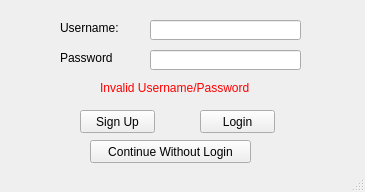
<?xml version="1.0" encoding="UTF-8"?>
<ui version="4.0">
 <class>LoginWindowClass</class>
 <widget class="QMainWindow" name="LoginWindowClass">
  <property name="geometry">
   <rect>
    <x>0</x>
    <y>0</y>
    <width>365</width>
    <height>192</height>
   </rect>
  </property>
  <property name="windowTitle">
   <string>Sc2Ai Manager Login</string>
  </property>
  <widget class="QWidget" name="centralwidget">
   <widget class="QLineEdit" name="UsernameEntry">
    <property name="geometry">
     <rect>
      <x>150</x>
      <y>20</y>
      <width>151</width>
      <height>20</height>
     </rect>
    </property>
   </widget>
   <widget class="QLabel" name="label">
    <property name="geometry">
     <rect>
      <x>60</x>
      <y>20</y>
      <width>71</width>
      <height>16</height>
     </rect>
    </property>
    <property name="text">
     <string>Username:</string>
    </property>
   </widget>
   <widget class="QLabel" name="label_2">
    <property name="geometry">
     <rect>
      <x>60</x>
      <y>50</y>
      <width>71</width>
      <height>16</height>
     </rect>
    </property>
    <property name="text">
     <string>Password</string>
    </property>
   </widget>
   <widget class="QLineEdit" name="PasswordEntry">
    <property name="geometry">
     <rect>
      <x>150</x>
      <y>50</y>
      <width>151</width>
      <height>20</height>
     </rect>
    </property>
    <property name="echoMode">
     <enum>QLineEdit::Password</enum>
    </property>
   </widget>
   <widget class="QPushButton" name="LoginButton">
    <property name="geometry">
     <rect>
      <x>200</x>
      <y>110</y>
      <width>75</width>
      <height>23</height>
     </rect>
    </property>
    <property name="text">
     <string>Login</string>
    </property>
   </widget>
   <widget class="QPushButton" name="SignUpButton">
    <property name="geometry">
     <rect>
      <x>80</x>
      <y>110</y>
      <width>75</width>
      <height>23</height>
     </rect>
    </property>
    <property name="text">
     <string>Sign Up</string>
    </property>
   </widget>
   <widget class="QLabel" name="ErrorLabel">
    <property name="geometry">
     <rect>
      <x>100</x>
      <y>80</y>
      <width>171</width>
      <height>16</height>
     </rect>
    </property>
    <property name="text">
     <string>&lt;html&gt;&lt;head/&gt;&lt;body&gt;&lt;p&gt;&lt;span style=&quot; color:#ff0000;&quot;&gt;Invalid Username/Password&lt;/span&gt;&lt;/p&gt;&lt;/body&gt;&lt;/html&gt;</string>
    </property>
   </widget>
   <widget class="QPushButton" name="ContinueButton">
    <property name="geometry">
     <rect>
      <x>90</x>
      <y>140</y>
      <width>161</width>
      <height>23</height>
     </rect>
    </property>
    <property name="text">
     <string>Continue Without Login</string>
    </property>
   </widget>
  </widget>
  <widget class="QStatusBar" name="statusbar"/>
 </widget>
 <resources/>
 <connections/>
</ui>
